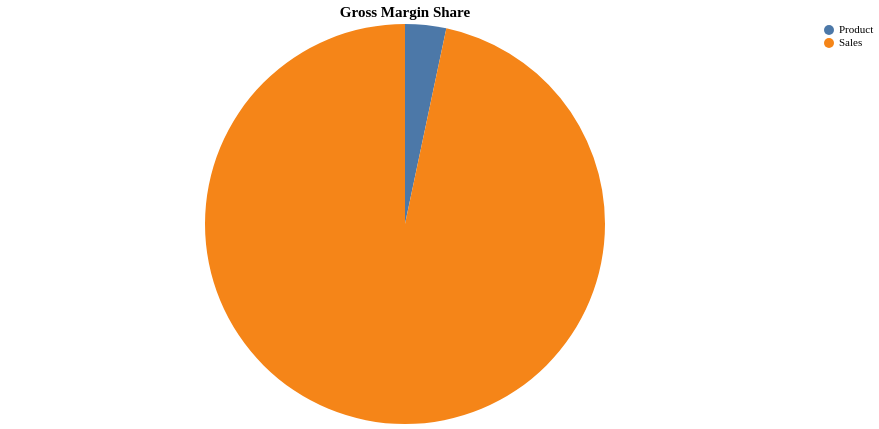

Specify this chart in Vega-Lite:
### Vega-Lite specification from a JSON file in a GitHub repository (floating-point values rounded to 4 significant figures)
{"config": {"view": {"continuousWidth": 300, "continuousHeight": 300, "stroke": "#d9e2ec"}, "axis": {"labelAngle": 0, "labelFontSize": 11, "titleFontSize": 12, "titleFontWeight": 600, "labelFont": "Hanken Grotesk", "titleFont": "Hanken Grotesk"}, "legend": {"labelFontSize": 11, "titleFontSize": 12, "titleFontWeight": 600, "labelFont": "Hanken Grotesk", "titleFont": "Hanken Grotesk"}, "title": {"fontSize": 15, "fontWeight": 600, "subtitleFontSize": 12, "subtitleFontWeight": 400, "font": "Hanken Grotesk", "subtitleFont": "Hanken Grotesk"}}, "data": {"name": "data-aef2c7ec1a485267abe5017bb6dbc79f"}, "mark": {"type": "arc"}, "encoding": {"color": {"field": "department", "title": null, "type": "nominal"}, "theta": {"field": "gross_margin", "title": "Gross Margin", "type": "quantitative"}, "tooltip": [{"field": "department", "type": "nominal"}, {"field": "gross_margin", "type": "quantitative"}]}, "height": 400, "title": "Gross Margin Share", "width": 800, "$schema": "https://vega.github.io/schema/vega-lite/v6.4.1.json", "datasets": {"data-aef2c7ec1a485267abe5017bb6dbc79f": [{"department": "Product", "gross_margin": -3200.0}, {"department": "Sales", "gross_margin": 93300.0}]}}
